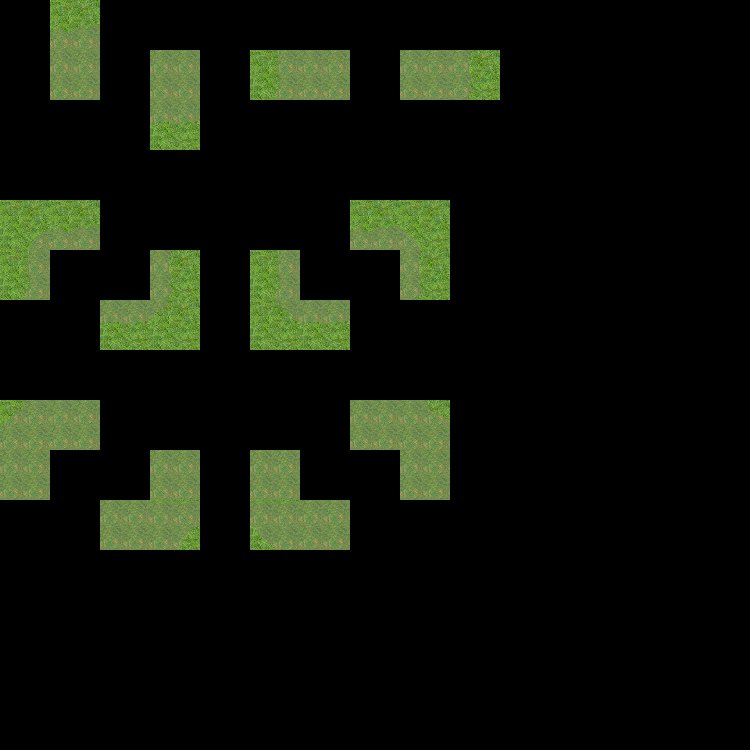

Rendered tile map (Tiled .tmx) drawn with the repository's tilesets; below, a short description and the map source with its tile grids summarised:
An orthogonal 15x15 tile map with 50x50 px tiles, 4 tile layers (Regions_input, Regions_Output, Input_Ground, Output_Ground), 2 tilesets.

<map version="1.0" orientation="orthogonal" width="15" height="15" tilewidth="50" tileheight="50">
 <tileset firstgid="1" name="set_rules" tilewidth="50" tileheight="50">
  <image source="../set_rules.png" width="150" height="150" />
 </tileset>
 <tileset firstgid="10" name="evolution1" tilewidth="50" tileheight="50">
  <image source="../../evolution1.png" width="300" height="500" />
 </tileset>
 <layer name="Regions_input" width="15" height="15">
  <data>[225 cells, 32 non-empty, 2 distinct tile ids]</data>
 </layer>
 <layer name="Regions_Output" width="15" height="15">
  <data>[225 cells, 12 non-empty, 1 distinct tile ids]</data>
 </layer>
 <layer name="Input_Ground" width="15" height="15">
  <data>[225 cells, 24 non-empty, 6 distinct tile ids]</data>
 </layer>
 <layer name="Output_Ground" width="15" height="15">
  <data>[225 cells, 12 non-empty, 12 distinct tile ids]</data>
 </layer>
</map>
